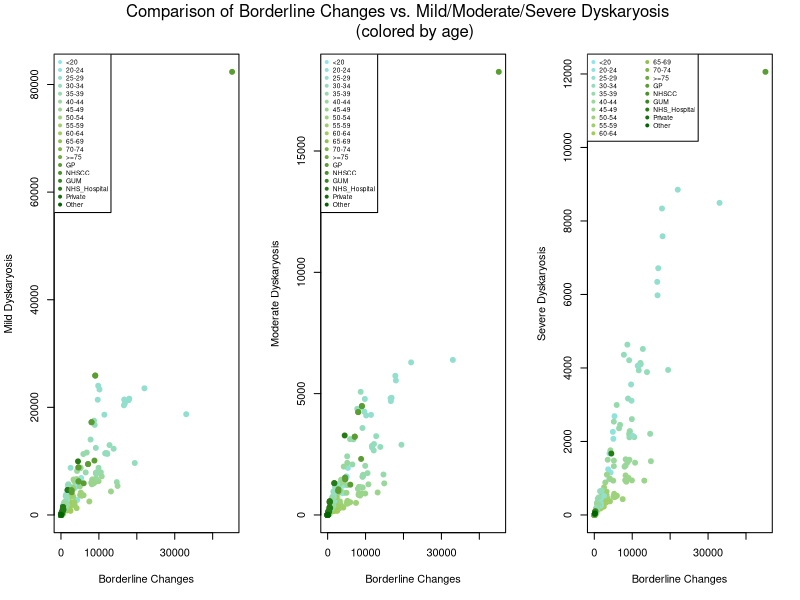
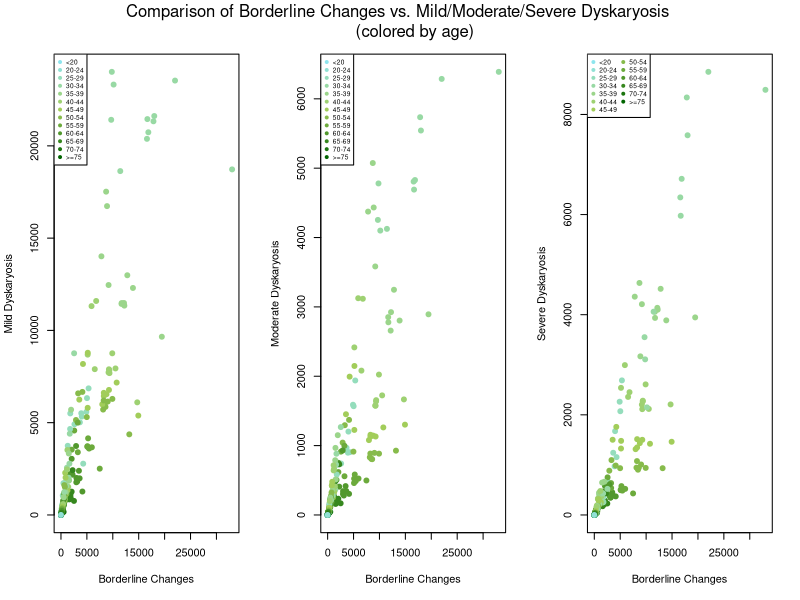
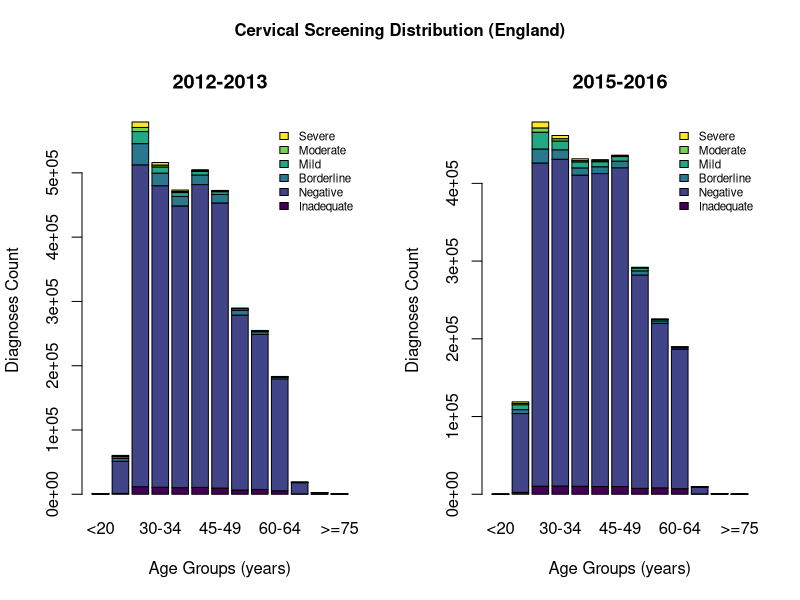
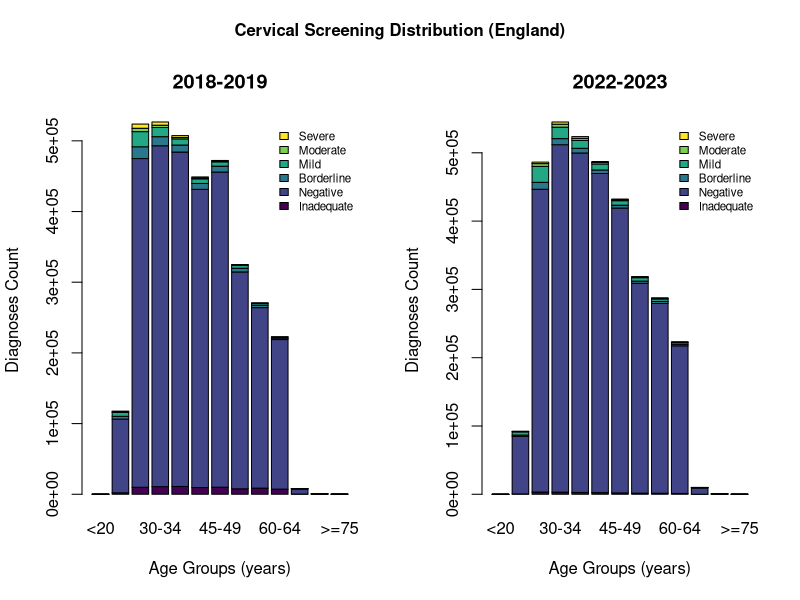
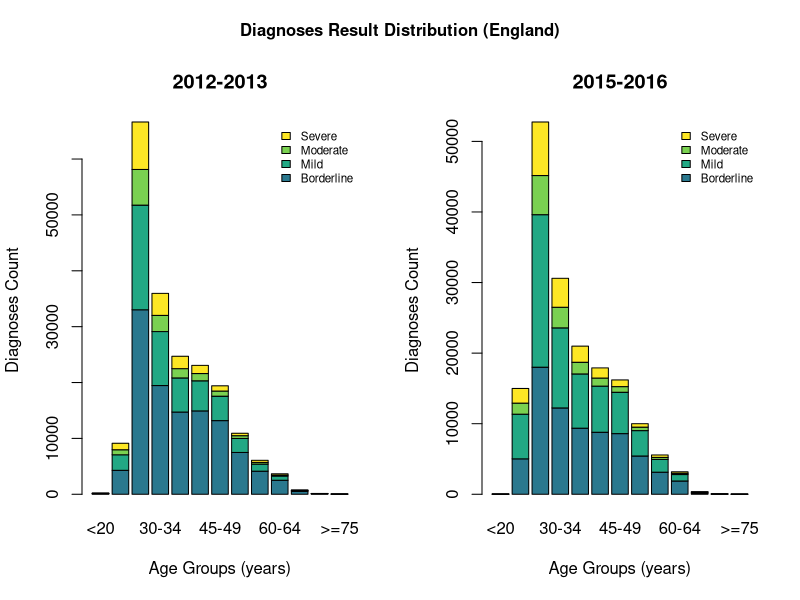
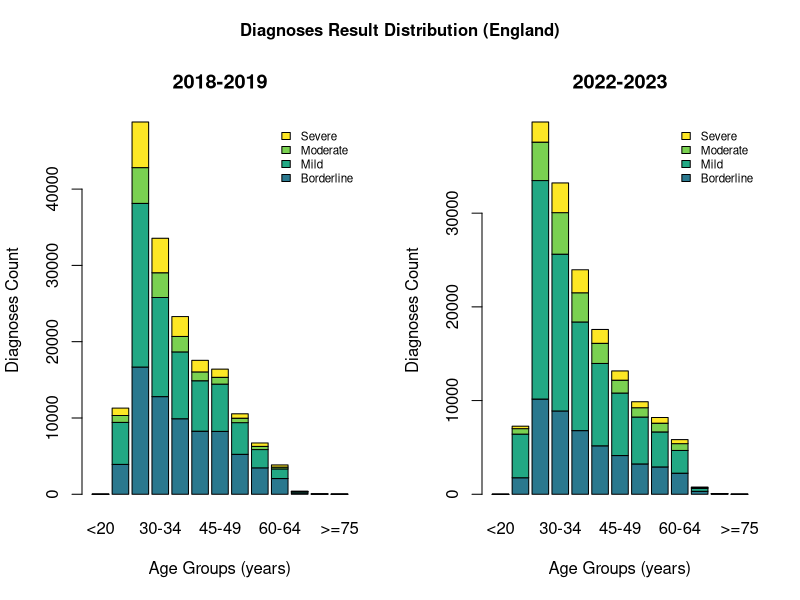
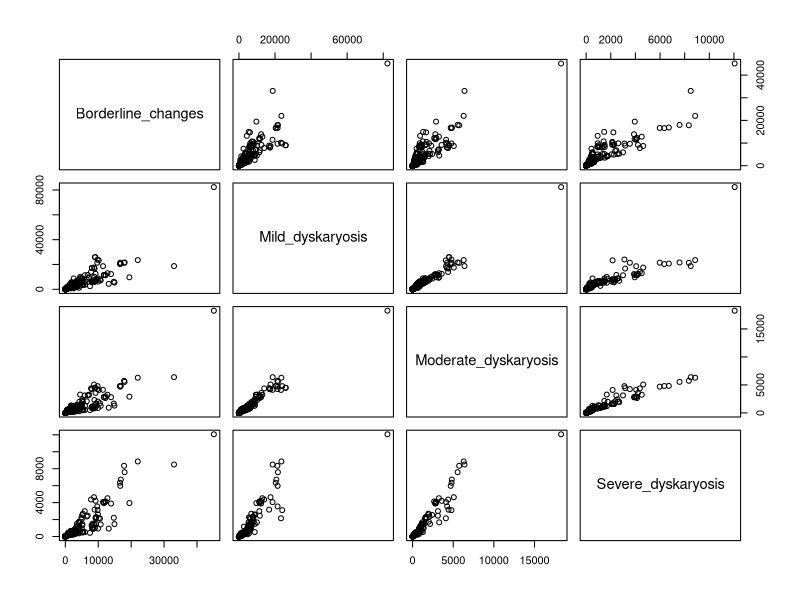
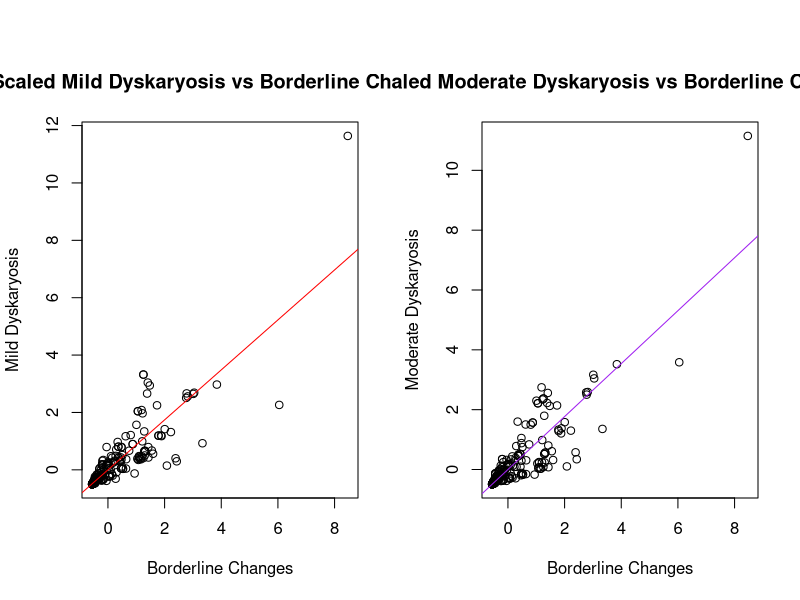

Write the R code that produced these figures, in order.
## ---- chunk 1
knitr::opts_chunk$set(echo = TRUE,
                      fig.align = 'center')
## ---- chunk 2
source <- 
  read.csv("cervical-programme-annual-2022-23-csvs/kc61_sample_result_age_source.csv")

dim(source)

#columns of interest: Indicator (age), Borderline changes, mild, moderate,
#and severe dyskaryosis

#only column that has NA's is severe dyskaryosis; sub in values for NA to clean
source$Severe_dyskaryosis <- gsub("not included", NA, source$Severe_dyskaryosis)
sum(is.na(source$Severe_dyskaryosis) == TRUE)

uniq_ind <- unique(source$Indicator)
for (i in 1:length(uniq_ind)){
  source$Indicator <- gsub(uniq_ind[i], i, source$Indicator)
} 
source$Indicator <- as.numeric(source$Indicator)
#changing each age group to correspond with a number from 1-19. for example, <20 is 1

#removing NAs and converting to numeric values
severe_NA <- source[is.na(source$Severe_dyskaryosis) == FALSE, ]
severe_NA$Severe_dyskaryosis <- as.numeric(severe_NA$Severe_dyskaryosis)

comparison_data <- source[,c("Borderline_changes", "Mild_dyskaryosis", "Moderate_dyskaryosis","Severe_dyskaryosis")]
comparison_data$Severe_dyskaryosis <- as.numeric(comparison_data$Severe_dyskaryosis)

colfunc <- colorRampPalette(c("cadetblue2", "darkolivegreen3", "darkgreen"))
age_color <- fields::color.scale(source$Indicator, col = colfunc(19))

par(mfrow = c(1, 3))
plot(source$Borderline_changes, source$Mild_dyskaryosis, col = age_color, 
     pch = 19, xlab = "Borderline Changes", ylab = "Mild Dyskaryosis")
legend("topleft", legend = uniq_ind, pch = 19, col = colfunc(19), cex = .6)

plot(source$Borderline_changes, source$Moderate_dyskaryosis, col = age_color, 
     pch = 19, xlab = "Borderline Changes", ylab = "Moderate Dyskaryosis")
legend("topleft", legend = uniq_ind, pch = 19, col = colfunc(19), cex = .6)

plot(source$Borderline_changes, source$Severe_dyskaryosis, col = age_color, 
     pch = 19, xlab = "Borderline Changes", ylab = "Severe Dyskaryosis")
legend("topleft", legend = uniq_ind, pch = 19, ncol = 2, col = colfunc(19), cex = .6)

mtext("Comparison of Borderline Changes vs. Mild/Moderate/Severe Dyskaryosis 
      (colored by age)", outer = TRUE, cex = 1, line = -3)

## ---- chunk 3
source_age <- source[source$Indicator < 14, ]
uniq_ind_age <- uniq_ind[-14:-19]

colfunc <- colorRampPalette(c("cadetblue2", "darkolivegreen3", "darkgreen"))
age_color <- fields::color.scale(uniq_ind_age, col = colfunc(13))

par(mfrow = c(1, 3))
plot(source_age$Borderline_changes, source_age$Mild_dyskaryosis, col = age_color, 
     pch = 19, xlab = "Borderline Changes", ylab = "Mild Dyskaryosis")
legend("topleft", legend = uniq_ind_age, pch = 19, col = colfunc(13), cex = .6)

plot(source_age$Borderline_changes, source_age$Moderate_dyskaryosis, col = age_color, 
     pch = 19, xlab = "Borderline Changes", ylab = "Moderate Dyskaryosis")
legend("topleft", legend = uniq_ind_age, pch = 19, col = colfunc(13), cex = .6)

plot(source_age$Borderline_changes, source_age$Severe_dyskaryosis, col = age_color, 
     pch = 19, xlab = "Borderline Changes", ylab = "Severe Dyskaryosis")
legend("topleft", legend = uniq_ind_age, pch = 19, ncol = 2, col = colfunc(13), cex = .6)

mtext("Comparison of Borderline Changes vs. Mild/Moderate/Severe Dyskaryosis 
      (colored by age)", outer = TRUE, cex = 1, line = -3)

## ---- chunk 4
suppressMessages(library(viridisLite))
suppressMessages(library(viridis))
suppressMessages(library(fields))

diagnosis_color <- color.scale(1:6, viridis(6))
diagnosis_col <- which(colnames(severe_NA) == "Inadequate" |
                         colnames(severe_NA) == "Negative" |
                         colnames(severe_NA) == "Borderline_changes" |
                         colnames(severe_NA) == "Mild_dyskaryosis" |
                         colnames(severe_NA) == "Moderate_dyskaryosis" | 
                         colnames(severe_NA) == "Severe_dyskaryosis")

par(mfrow = c(1,2), oma = c(0, 0, 2, 0))
for (i in 1:2) {
  y <- c("2012-13", "2015-16", "2018-19", "2022-23")
  df <- which(severe_NA$CollectionYearRange == y[i] & 
                severe_NA$Org_Name == "England" &
                suppressWarnings(severe_NA$Indicator == c(1:13)))
  plot <- severe_NA[df, diagnosis_col]
  plot <- t(plot)
  rownames(plot) <- c("Inadequate", "Negative", 
                    "Borderline", "Mild",
                    "Moderate", "Severe")
  colnames(plot) <- c("<20", "20-24", "25-29", "30-34", "35-39", 
                      "40-44", "45-49", "50-54", "55-59", "60-64", 
                      "65-69", "70-74", ">=75")
  plot_title <- c("2012-2013", "2015-2016", "2018-2019", "2022-2023")
  plot <- as.matrix(plot)
  
  barplot(plot,
        col = diagnosis_color,
        legend.text = row.names(plot),
        args.legend = list(x = "topright", cex = 0.7, bty = "n"),
        main = plot_title[i],
        xlab = "Age Groups (years)",
        ylab = "Diagnoses Count")
}
mtext("Cervical Screening Distribution (England)", side = 3, outer = TRUE, font = 2)
## ---- chunk 5
par(mfrow = c(1,2), oma = c(0, 0, 2, 0))
for (i in 3:4) {
  y <- c("2012-13", "2015-16", "2018-19", "2022-23")
  df <- which(severe_NA$CollectionYearRange == y[i] & 
                severe_NA$Org_Name == "England" &
                suppressWarnings(severe_NA$Indicator == c(1:13)))
  plot <- severe_NA[df, diagnosis_col]
  plot <- t(plot)
  rownames(plot) <- c("Inadequate", "Negative", 
                    "Borderline", "Mild",
                    "Moderate", "Severe")
  colnames(plot) <- c("<20", "20-24", "25-29", "30-34", "35-39", 
                      "40-44", "45-49", "50-54", "55-59", "60-64", 
                      "65-69", "70-74", ">=75")
  plot_title <- c("2012-2013", "2015-2016", "2018-2019", "2022-2023")
  plot <- as.matrix(plot)
  
  barplot(plot,
        col = diagnosis_color,
        legend.text = row.names(plot),
        args.legend = list(x = "topright", cex = 0.7, bty = "n"),
        main = plot_title[i],
        xlab = "Age Groups (years)",
        ylab = "Diagnoses Count")
}
mtext("Cervical Screening Distribution (England)", side = 3, outer = TRUE, font = 2)

## ---- chunk 6
par(mfrow = c(1,2), oma = c(0 , 0, 2, 0))
for (i in 1:2) {
  y <- c("2012-13", "2015-16", "2018-19", "2022-23")
  df <- which(severe_NA$CollectionYearRange == y[i] & 
                severe_NA$Org_Name == "England" &
                suppressWarnings(severe_NA$Indicator == c(1:13)))
  df <- which(severe_NA$CollectionYearRange == y[i])
  plot <- severe_NA[df, diagnosis_col]
  plot <- t(plot)
  rownames(plot) <- c("Inadequate", "Negative", 
                    "Borderline", "Mild",
                    "Moderate", "Severe")
  colnames(plot) <- c("<20", "20-24", "25-29", "30-34", "35-39", 
                      "40-44", "45-49", "50-54", "55-59", "60-64", 
                      "65-69", "70-74", ">=75")
  plot_title <- c("2012-2013", "2015-2016", "2018-2019", "2022-2023")
  plot <- as.matrix(plot)
  plot_2 <- plot[-(1:2), ]
  
  barplot(plot_2,
        col = diagnosis_color[c(3:6)],
        legend.text = row.names(plot_2),
        args.legend = list(x = "topright", cex = 0.7, bty = "n"),
        main = plot_title[i],
        xlab = "Age Groups (years)",
        ylab = "Diagnoses Count")
}
mtext("Diagnoses Result Distribution (England)", side = 3, outer = TRUE, font = 2)
## ---- chunk 7
par(mfrow = c(1,2), oma = c(0 , 0, 2, 0))
for (i in 3:4) {
  y <- c("2012-13", "2015-16", "2018-19", "2022-23")
  df <- which(severe_NA$CollectionYearRange == y[i] & 
                severe_NA$Org_Name == "England" &
                suppressWarnings(severe_NA$Indicator == c(1:13)))
  plot <- severe_NA[df, diagnosis_col]
  plot <- t(plot)
  rownames(plot) <- c("Inadequate", "Negative", 
                    "Borderline", "Mild",
                    "Moderate", "Severe")
  colnames(plot) <- c("<20", "20-24", "25-29", "30-34", "35-39", 
                      "40-44", "45-49", "50-54", "55-59", "60-64", 
                      "65-69", "70-74", ">=75")
  plot_title <- c("2012-2013", "2015-2016", "2018-2019", "2022-2023")
  plot <- as.matrix(plot)
  plot_2 <- plot[-(1:2), ]
  
  barplot(plot_2,
        col = diagnosis_color[c(3:6)],
        legend.text = row.names(plot_2),
        args.legend = list(x = "topright", cex = 0.7, bty = "n"),
        main = plot_title[i],
        xlab = "Age Groups (years)",
        ylab = "Diagnoses Count")
}
mtext("Diagnoses Result Distribution (England)", side = 3, outer = TRUE, font = 2)
## ---- chunk 8
source <- 
  read.csv("cervical-programme-annual-2022-23-csvs/kc61_sample_result_age_source.csv")

dim(source)

#columns of interest: Indicator (age), Borderline changes, mild, moderate,
#and severe dyskaryosis

#only column that has NA's is severe dyskaryosis; sub in values for NA to clean
source$Severe_dyskaryosis <- gsub("not included", NA, source$Severe_dyskaryosis)
sum(is.na(source$Severe_dyskaryosis) == TRUE)

uniq_ind <- unique(source$Indicator)
for (i in 1:length(uniq_ind)){
  source$Indicator <- gsub(uniq_ind[i], i, source$Indicator)
} 
source$Indicator <- as.numeric(source$Indicator)
#changing each age group to correspond with a number from 1-19. for example, <20 is 1

#removing NAs and converting to numeric values
severe_NA <- source[is.na(source$Severe_dyskaryosis) == FALSE, ]
severe_NA$Severe_dyskaryosis <- as.numeric(severe_NA$Severe_dyskaryosis)

comparison_data <- source[,c("Borderline_changes", "Mild_dyskaryosis", "Moderate_dyskaryosis","Severe_dyskaryosis")]
comparison_data$Severe_dyskaryosis <- as.numeric(comparison_data$Severe_dyskaryosis)
## ---- chunk 9
## Subset source data for only borderline changes and mild, moderate, severe dyskaryosis

comparison_data <- source[,c("Borderline_changes", "Mild_dyskaryosis", "Moderate_dyskaryosis","Severe_dyskaryosis")]
comparison_data$Severe_dyskaryosis <- as.numeric(comparison_data$Severe_dyskaryosis)

pairs(comparison_data)
## ---- chunk 10
scaled_data <- as.data.frame(scale(comparison_data))

# mild dyskaryosis scaled
scaled_mild_model <- lm(Mild_dyskaryosis ~ Borderline_changes, data = scaled_data)
plot(scaled_data$Borderline_changes, scaled_data$Mild_dyskaryosis,
     main = "Scaled Mild Dyskaryosis vs Borderline Changes",
     xlab = "Borderline Changes",
     ylab = "Mild Dyskaryosis")
abline(scaled_mild_model, col = 'red')
summary(scaled_mild_model)

# moderate dyskaryosis scaled
scaled_mod_model <- lm(Moderate_dyskaryosis ~ Borderline_changes, data = scaled_data)
plot(scaled_data$Borderline_changes, scaled_data$Moderate_dyskaryosis,
     main = "Scaled Moderate Dyskaryosis vs Borderline Changes",
     xlab = "Borderline Changes",
     ylab = "Moderate Dyskaryosis")
abline(scaled_mod_model, col = 'purple')
summary(scaled_mod_model)

# severe dyskaryosis scaled
scaled_severe_model <- lm(Severe_dyskaryosis ~ Borderline_changes, data = scaled_data)
plot(scaled_data$Borderline_changes, scaled_data$Severe_dyskaryosis,
     main = "Scaled Severe Dyskaryosis vs Borderline Changes",
     xlab = "Borderline Changes",
     ylab = "Severe Dyskaryosis")
abline(scaled_severe_model, col = 'blue')
summary(scaled_severe_model)
## ---- chunk 11
#splitting data into test and train
train_index <- 1:165
test_index <- 166:nrow(comparison_data)

train_frame <- comparison_data[train_index,]
test_frame <- comparison_data[test_index,]


train_model <- lm(Severe_dyskaryosis ~ ., data = train_frame)
summary(train_model)

back_BIC <- step(train_model, direction = "backward", 
                 k = log(nrow(train_frame)), trace = 0)
summary(back_BIC)

back_MIC <- step(train_model, direction = "backward", 
                 k = nrow(train_frame), trace = 0)
summary(back_MIC)
## ---- chunk 12
test_MIC <- predict(back_MIC, test_frame)
test_BIC <- predict(back_BIC, test_frame)

cor(test_MIC, test_frame$Severe_dyskaryosis, use = "complete.obs")^2 #r-squared for back_MIC model
cor(test_BIC, test_frame$Severe_dyskaryosis, use = "complete.obs")^2 #r-squared for back_BIC model

errors_MIC <- test_frame$Severe_dyskaryosis - test_MIC
errors_BIC <- test_frame$Severe_dyskaryosis - test_BIC

sqrt(mean(errors_MIC^2, na.rm = TRUE)) #RMSE for back_MIC
sqrt(mean(errors_BIC^2, na.rm = TRUE)) #RMSE for back_BIC

mean(abs(errors_MIC), na.rm = TRUE) #MAE for back_MIC
mean(abs(errors_BIC), na.rm = TRUE) #MAE for back_BIC
## ---- chunk 13
row_select <- sample(1:nrow(severe_NA), nrow(severe_NA) / 2)
col_exclude <- c(1:8, 17)

source_train <- severe_NA[row_select, -col_exclude]
source_test <- severe_NA[-row_select, -col_exclude]

suppressMessages(library(glmnet))

cn <- colnames(source_train)
exclude <- which(cn == "Severe_dyskaryosis" | cn == "CollectionYearRange")
X <- as.matrix(source_train[ , -exclude])

suppressWarnings(source_lasso <- cv.glmnet(X, source_train$Severe_dyskaryosis))
coef(source_lasso)

Y <- as.matrix(source_test[ , -exclude])
suppressWarnings(source_predict <- predict(source_lasso, newx = Y))
## ---- chunk 14
cor(source_predict, source_test$Severe_dyskaryosis) ^ 2
source_errors <- source_test$Severe_dyskaryosis - source_predict
sqrt(mean(source_errors ^ 2))  
mean(abs(source_errors))
  
## ---- chunk 15
lasso_data <- severe_NA[severe_NA$CollectionYearRange == "2022-23" &
                          suppressWarnings(severe_NA$Indicator == c(1:13)), ]
row_select <- sample(1:nrow(lasso_data), nrow(lasso_data) / 2)
col_exclude <- c(1:8, 17)

source_train <- lasso_data[row_select, -col_exclude]
source_test <- lasso_data[-row_select, -col_exclude]

cn <- colnames(source_train)
exclude <- which(cn == "Severe_dyskaryosis")
X <- as.matrix(source_train[ , -exclude])

suppressWarnings(source_lasso <- cv.glmnet(X, source_train$Severe_dyskaryosis))
coef(source_lasso)

Y <- as.matrix(source_test[ , -exclude])
suppressWarnings(source_predict <- predict(source_lasso, newx = Y))

## ---- chunk 16
cor(source_predict, source_test$Severe_dyskaryosis) ^ 2
source_errors <- source_test$Severe_dyskaryosis - source_predict
sqrt(mean(source_errors ^ 2))  
mean(abs(source_errors))
  
## ---- chunk 17
source <- 
  read.csv("cervical-programme-annual-2022-23-csvs/kc61_sample_result_age_source.csv")

dim(source)

#columns of interest: Indicator (age), Borderline changes, mild, moderate,
#and severe dyskaryosis

#only column that has NA's is severe dyskaryosis; sub in values for NA to clean
source$Severe_dyskaryosis <- gsub("not included", NA, source$Severe_dyskaryosis)
sum(is.na(source$Severe_dyskaryosis) == TRUE)

uniq_ind <- unique(source$Indicator)
for (i in 1:length(uniq_ind)){
  source$Indicator <- gsub(uniq_ind[i], i, source$Indicator)
} 
source$Indicator <- as.numeric(source$Indicator)
#changing each age group to correspond with a number from 1-19. for example, <20 is 1

#removing NAs and converting to numeric values
severe_NA <- source[is.na(source$Severe_dyskaryosis) == FALSE, ]
severe_NA$Severe_dyskaryosis <- as.numeric(severe_NA$Severe_dyskaryosis)

comparison_data <- source[,c("Borderline_changes", "Mild_dyskaryosis", "Moderate_dyskaryosis","Severe_dyskaryosis")]
comparison_data$Severe_dyskaryosis <- as.numeric(comparison_data$Severe_dyskaryosis)
## ---- chunk 18
## Subset source data for only borderline changes and mild, moderate, severe dyskaryosis

comparison_data <- source[,c("Borderline_changes", "Mild_dyskaryosis", "Moderate_dyskaryosis","Severe_dyskaryosis")]
comparison_data$Severe_dyskaryosis <- as.numeric(comparison_data$Severe_dyskaryosis)

pairs(comparison_data)
## ---- chunk 19
scaled_data <- as.data.frame(scale(comparison_data))

# mild dyskaryosis scaled
scaled_mild_model <- lm(Mild_dyskaryosis ~ Borderline_changes, data = scaled_data)
plot(scaled_data$Borderline_changes, scaled_data$Mild_dyskaryosis,
     main = "Scaled Mild Dyskaryosis vs Borderline Changes",
     xlab = "Borderline Changes",
     ylab = "Mild Dyskaryosis")
abline(scaled_mild_model, col = 'red')
summary(scaled_mild_model)

# moderate dyskaryosis scaled
scaled_mod_model <- lm(Moderate_dyskaryosis ~ Borderline_changes, data = scaled_data)
plot(scaled_data$Borderline_changes, scaled_data$Moderate_dyskaryosis,
     main = "Scaled Moderate Dyskaryosis vs Borderline Changes",
     xlab = "Borderline Changes",
     ylab = "Moderate Dyskaryosis")
abline(scaled_mod_model, col = 'purple')
summary(scaled_mod_model)

# severe dyskaryosis scaled
scaled_severe_model <- lm(Severe_dyskaryosis ~ Borderline_changes, data = scaled_data)
plot(scaled_data$Borderline_changes, scaled_data$Severe_dyskaryosis,
     main = "Scaled Severe Dyskaryosis vs Borderline Changes",
     xlab = "Borderline Changes",
     ylab = "Severe Dyskaryosis")
abline(scaled_severe_model, col = 'blue')
summary(scaled_severe_model)
## ---- chunk 20
#splitting data into test and train
train_index <- 1:165
test_index <- 166:nrow(comparison_data)

train_frame <- comparison_data[train_index,]
test_frame <- comparison_data[test_index,]


train_model <- lm(Severe_dyskaryosis ~ ., data = train_frame)
summary(train_model)

back_BIC <- step(train_model, direction = "backward", 
                 k = log(nrow(train_frame)), trace = 0)
summary(back_BIC)

back_MIC <- step(train_model, direction = "backward", 
                 k = nrow(train_frame), trace = 0)
summary(back_MIC)
## ---- chunk 21
test_MIC <- predict(back_MIC, test_frame)
test_BIC <- predict(back_BIC, test_frame)

cor(test_MIC, test_frame$Severe_dyskaryosis, use = "complete.obs")^2 #r-squared for back_MIC model
cor(test_BIC, test_frame$Severe_dyskaryosis, use = "complete.obs")^2 #r-squared for back_BIC model

errors_MIC <- test_frame$Severe_dyskaryosis - test_MIC
errors_BIC <- test_frame$Severe_dyskaryosis - test_BIC

sqrt(mean(errors_MIC^2, na.rm = TRUE)) #RMSE for back_MIC
sqrt(mean(errors_BIC^2, na.rm = TRUE)) #RMSE for back_BIC

mean(abs(errors_MIC), na.rm = TRUE) #MAE for back_MIC
mean(abs(errors_BIC), na.rm = TRUE) #MAE for back_BIC
## ---- chunk 22
row_select <- sample(1:nrow(severe_NA), nrow(severe_NA) / 2)
col_exclude <- c(1:6, 8, 17)

source_train <- severe_NA[row_select, -col_exclude]
source_test <- severe_NA[-row_select, -col_exclude]

suppressMessages(library(glmnet))

cn <- colnames(source_train)
exclude <- which(cn == "Severe_dyskaryosis" | cn == "CollectionYearRange")
X <- as.matrix(source_train[ , -exclude])

suppressWarnings(source_lasso <- cv.glmnet(X, source_train$Severe_dyskaryosis))
coef(source_lasso)

Y <- as.matrix(source_test[ , -exclude])
suppressWarnings(source_predict <- predict(source_lasso, newx = Y))

cor(source_predict, source_test$Severe_dyskaryosis) ^ 2
source_errors <- source_test$Severe_dyskaryosis - source_predict
sqrt(mean(source_errors ^ 2))  
mean(abs(source_errors))
  
## ---- chunk 23
lasso_data <- severe_NA[severe_NA$CollectionYearRange == "2022-23" &
                          suppressWarnings(severe_NA$Indicator == c(1:13)), ]
row_select <- sample(1:nrow(lasso_data), nrow(lasso_data) / 2)
col_exclude <- c(1:6, 8, 17)

source_train <- lasso_data[row_select, -col_exclude]
source_test <- lasso_data[-row_select, -col_exclude]

cn <- colnames(source_train)
exclude <- which(cn == "Severe_dyskaryosis")
X <- as.matrix(source_train[ , -exclude])

suppressWarnings(source_lasso <- cv.glmnet(X, source_train$Severe_dyskaryosis))
coef(source_lasso)

Y <- as.matrix(source_test[ , -exclude])
suppressWarnings(source_predict <- predict(source_lasso, newx = Y))

cor(source_predict, source_test$Severe_dyskaryosis) ^ 2
source_errors <- source_test$Severe_dyskaryosis - source_predict
sqrt(mean(source_errors ^ 2))  
mean(abs(source_errors))
  
